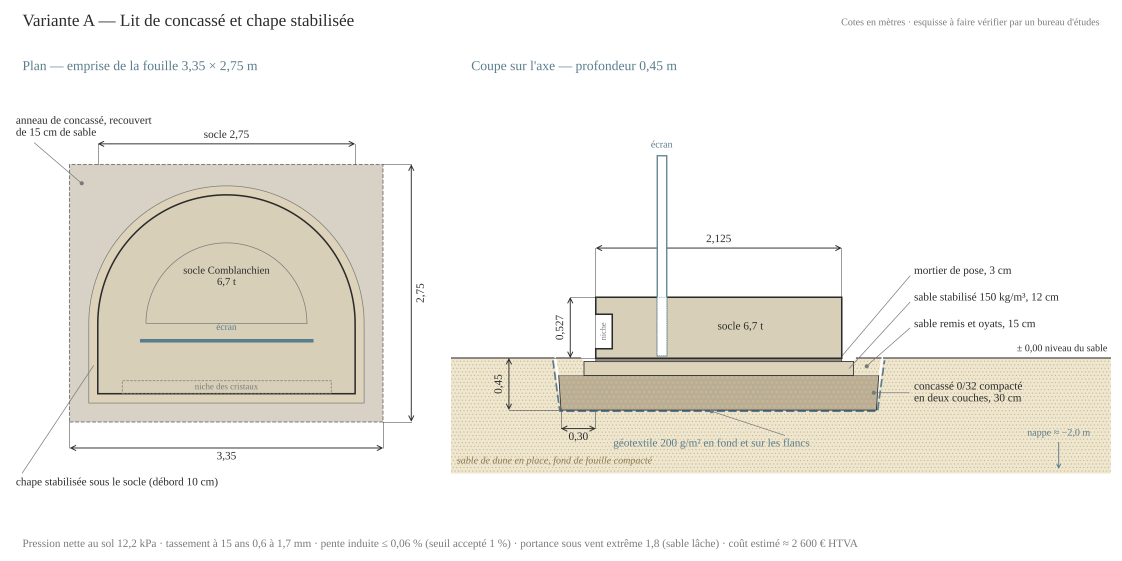
#> input picture les-veilleurs-fondation/docs/png/LV-FO-SCH-02_variante_A.png, 2244 x 1122 px (shown at 1/2 size)
$ python -i lv_build.py   (imports and definitions only)
#> lines starting #> are read from the running program, lines starting #| are printed output that depends on the picture
"""Outils de construction communs aux trois dépôts :
- thumb(src, out) : vignette (PDF page 1 ou image) 360 px de large, JPEG
- pdf_to_png(pdf, out, dpi) : rendu PNG de la page 1 d'un plan PDF
- stamp_pdf(img, out_pdf, meta) : schéma PNG/JPEG posé sur une page A4 avec titre et cartouche technique
- sizes(root, out) : docs/sizes.js = tailles des fichiers pour l'affichage
"""
import os, json, subprocess, datetime
from PIL import Image
from reportlab.lib.pagesizes import A4, landscape
from reportlab.pdfgen import canvas
from reportlab.lib.colors import HexColor, black, white

# [1 line that did not run here, left out]
LEGAL = ("© Eva L'Hoest 2026 — Confidentiel. Reproduction, diffusion ou usage hors de cette consultation "
         "interdits sans accord écrit de l'artiste. Cotes non contractuelles.")

def thumb(src, out, width=360):
#> called with src = 'docs/png/LV-FO-SCH-02_variante_A.png', out = 'out.png', width = 360
    os.makedirs(os.path.dirname(out), exist_ok=True)
    if src.lower().endswith(".pdf"):
        tmp = out + ".tmp"
        subprocess.run(["pdftoppm", "-r", "40", "-f", "1", "-l", "1", "-png", "-singlefile", src, tmp], check=True)
        im = Image.open(tmp + ".png"); os.remove(tmp + ".png")
    else:
        im = Image.open(src)
#> im is the input picture: PIL image 2244x1122 RGBA; mean R, G, B, A 241.6, 239.5, 233.8, 255
    if im.mode in ("RGBA", "LA", "P"):
        bg = Image.new("RGB", im.size, (255, 255, 255)); bg.paste(im.convert("RGBA"), mask=im.convert("RGBA").split()[3]); im = bg
#> after `bg = Image.new('RGB', im.size, (255, 255, 255))`: bg: PIL image 2244x1122 RGB; every value is 255
    else:
        im = im.convert("RGB")
    r = width / im.width
#> r = 0.16
    im = im.resize((width, max(1, int(im.height * r))), Image.LANCZOS)
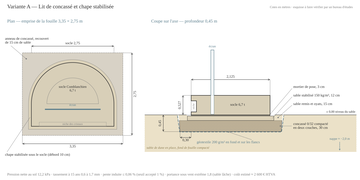
#> im: PIL image 360x180 RGB; mean R, G, B 241.4, 239.2, 233.5
    im.save(out, "JPEG", quality=82, optimize=True)
    return out

# [84 lines left out: functions pdf_to_png, _wrap, stamp_pdf, sizes, now_be, not called in this run]

>>> result = thumb('docs/png/LV-FO-SCH-02_variante_A.png', 'out.png')
